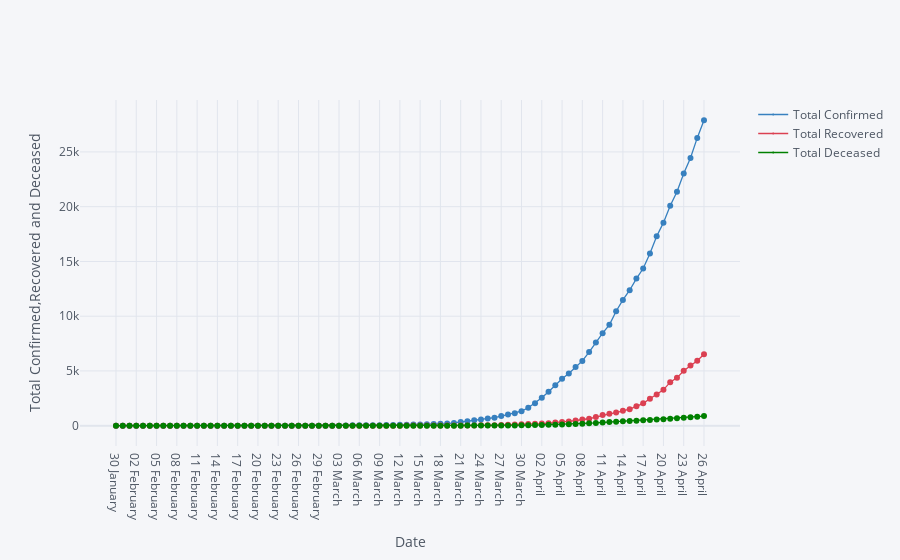

Notebook source saved alongside this figure:
### Markdown cell above
# Total Confirmed,Recovered,Deceased Date Wise

### Code cell
df_data.iplot(kind="scatter",x="Date",y=["Total Confirmed","Total Recovered","Total Deceased"],mode='markers+lines',xTitle="Date",yTitle="Total Confirmed,Recovered and Deceased",colors=['blue','red','green'],size=0)

### Figure 1 — Plotly figure (JSON) as saved in the notebook; plotly's stock layout.template omitted (floating-point values rounded to 4 significant figures)
{"data": [{"line": {"color": "rgba(55, 128, 191, 1.0)", "dash": "solid", "shape": "linear", "width": 1.3}, "marker": {"size": 0, "symbol": "circle"}, "mode": "markers+lines", "name": "Total Confirmed", "text": "", "type": "scatter", "x": ["30 January ", "31 January ", "01 February ", "02 February ", "03 February ", "04 February ", "05 February ", "06 February ", "07 February ", "08 February ", "09 February ", "10 February ", "11 February ", "12 February ", "13 February ", "14 February ", "15 February ", "16 February ", "17 February ", "18 February ", "19 February ", "20 February ", "21 February ", "22 February ", "23 February ", "24 February ", "25 February ", "26 February ", "27 February ", "28 February ", "29 February ", "01 March ", "02 March ", "03 March ", "04 March ", "05 March ", "06 March ", "07 March ", "08 March ", "09 March ", "10 March ", "11 March ", "12 March ", "13 March ", "14 March ", "15 March ", "16 March ", "17 March ", "18 March ", "19 March ", "20 March ", "21 March ", "22 March ", "23 March ", "24 March ", "25 March ", "26 March ", "27 March ", "28 March ", "29 March ", "30 March ", "31 March ", "01 April ", "02 April ", "03 April ", "04 April ", "05 April ", "06 April ", "07 April ", "08 April ", "09 April ", "10 April ", "11 April ", "12 April ", "13 April ", "14 April ", "15 April ", "16 April ", "17 April ", "18 April ", "19 April ", "20 April ", "21 April ", "22 April ", "23 April ", "24 April ", "25 April ", "26 April "], "y": [1, 1, 1, 2, 3, 3, 3, 3, 3, 3, 3, 3, 3, 3, 3, 3, 3, 3, 3, 3, 3, 3, 3, 3, 3, 3, 3, 3, 3, 3, 3, 3, 5, 6, 28, 30, 31, 34, 39, 48, 63, 71, 81, 91, 102, 112, 126, 146, 171, 198, 256, 334, 403, 497, 571, 657, 730, 883, 1019, 1139, 1326, 1635, 2059, 2545, 3105, 3684, 4293, 4777, 5350, 5915, 6728, 7599, 8453, 9211, 10454, 11485, 12371, 13432, 14354, 15725, 17305, 18544, 20081, 21373, 23040, 24448, 26283, 27890]}, {"line": {"color": "rgba(219, 64, 82, 1.0)", "dash": "solid", "shape": "linear", "width": 1.3}, "marker": {"size": 0, "symbol": "circle"}, "mode": "markers+lines", "name": "Total Recovered", "text": "", "type": "scatter", "x": ["30 January ", "31 January ", "01 February ", "02 February ", "03 February ", "04 February ", "05 February ", "06 February ", "07 February ", "08 February ", "09 February ", "10 February ", "11 February ", "12 February ", "13 February ", "14 February ", "15 February ", "16 February ", "17 February ", "18 February ", "19 February ", "20 February ", "21 February ", "22 February ", "23 February ", "24 February ", "25 February ", "26 February ", "27 February ", "28 February ", "29 February ", "01 March ", "02 March ", "03 March ", "04 March ", "05 March ", "06 March ", "07 March ", "08 March ", "09 March ", "10 March ", "11 March ", "12 March ", "13 March ", "14 March ", "15 March ", "16 March ", "17 March ", "18 March ", "19 March ", "20 March ", "21 March ", "22 March ", "23 March ", "24 March ", "25 March ", "26 March ", "27 March ", "28 March ", "29 March ", "30 March ", "31 March ", "01 April ", "02 April ", "03 April ", "04 April ", "05 April ", "06 April ", "07 April ", "08 April ", "09 April ", "10 April ", "11 April ", "12 April ", "13 April ", "14 April ", "15 April ", "16 April ", "17 April ", "18 April ", "19 April ", "20 April ", "21 April ", "22 April ", "23 April ", "24 April ", "25 April ", "26 April "], "y": [0, 0, 0, 0, 0, 0, 0, 0, 0, 0, 0, 0, 0, 0, 1, 1, 1, 2, 2, 2, 2, 3, 3, 3, 3, 3, 3, 3, 3, 3, 3, 3, 3, 3, 3, 3, 3, 3, 3, 3, 4, 4, 4, 10, 10, 13, 14, 15, 15, 20, 23, 23, 23, 25, 40, 43, 50, 75, 85, 102, 137, 150, 169, 191, 230, 286, 329, 394, 469, 565, 635, 786, 972, 1086, 1198, 1365, 1509, 1767, 2040, 2466, 2854, 3273, 3976, 4370, 5012, 5496, 5938, 6523]}, {"line": {"color": "rgba(0, 128, 0, 1.0)", "dash": "solid", "shape": "linear", "width": 1.3}, "marker": {"size": 0, "symbol": "circle"}, "mode": "markers+lines", "name": "Total Deceased", "text": "", "type": "scatter", "x": ["30 January ", "31 January ", "01 February ", "02 February ", "03 February ", "04 February ", "05 February ", "06 February ", "07 February ", "08 February ", "09 February ", "10 February ", "11 February ", "12 February ", "13 February ", "14 February ", "15 February ", "16 February ", "17 February ", "18 February ", "19 February ", "20 February ", "21 February ", "22 February ", "23 February ", "24 February ", "25 February ", "26 February ", "27 February ", "28 February ", "29 February ", "01 March ", "02 March ", "03 March ", "04 March ", "05 March ", "06 March ", "07 March ", "08 March ", "09 March ", "10 March ", "11 March ", "12 March ", "13 March ", "14 March ", "15 March ", "16 March ", "17 March ", "18 March ", "19 March ", "20 March ", "21 March ", "22 March ", "23 March ", "24 March ", "25 March ", "26 March ", "27 March ", "28 March ", "29 March ", "30 March ", "31 March ", "01 April ", "02 April ", "03 April ", "04 April ", "05 April ", "06 April ", "07 April ", "08 April ", "09 April ", "10 April ", "11 April ", "12 April ", "13 April ", "14 April ", "15 April ", "16 April ", "17 April ", "18 April ", "19 April ", "20 April ", "21 April ", "22 April ", "23 April ", "24 April ", "25 April ", "26 April "], "y": [0, 0, 0, 0, 0, 0, 0, 0, 0, 0, 0, 0, 0, 0, 0, 0, 0, 0, 0, 0, 0, 0, 0, 0, 0, 0, 0, 0, 0, 0, 0, 0, 0, 0, 0, 0, 0, 0, 0, 0, 0, 0, 1, 1, 2, 2, 2, 3, 3, 4, 4, 4, 7, 9, 10, 11, 16, 19, 24, 27, 41, 47, 53, 69, 83, 96, 118, 134, 161, 181, 227, 249, 290, 332, 359, 396, 423, 449, 487, 522, 560, 593, 646, 682, 722, 781, 825, 881]}], "layout": {"legend": {"bgcolor": "#F5F6F9", "font": {"color": "#4D5663"}}, "paper_bgcolor": "#F5F6F9", "plot_bgcolor": "#F5F6F9", "title": {"font": {"color": "#4D5663"}}, "xaxis": {"gridcolor": "#E1E5ED", "showgrid": true, "tickfont": {"color": "#4D5663"}, "title": {"font": {"color": "#4D5663"}, "text": "Date"}, "zerolinecolor": "#E1E5ED"}, "yaxis": {"gridcolor": "#E1E5ED", "showgrid": true, "tickfont": {"color": "#4D5663"}, "title": {"font": {"color": "#4D5663"}, "text": "Total Confirmed,Recovered and Deceased"}, "zerolinecolor": "#E1E5ED"}}}
